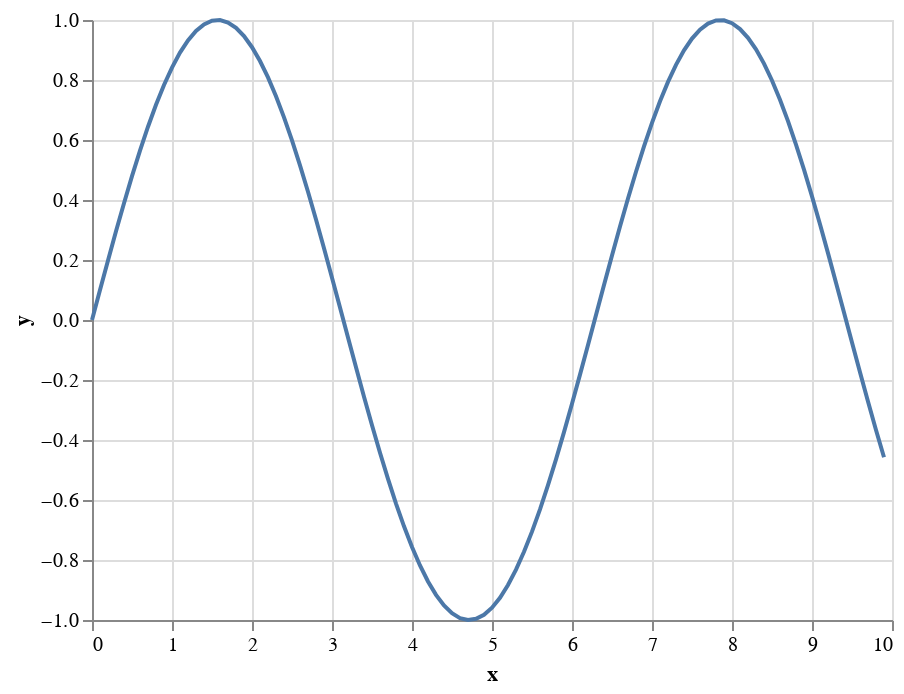

Notebook code for this chart:
### Code cell
alt.Chart(data).transform_calculate(
    y='sin(datum.x)'
).mark_line().encode(
    x='x:Q',
    y='y:Q',
)

### Figure 1 — Vega-Lite specification as saved in the notebook (floating-point values rounded to 4 significant figures)
{"config": {"view": {"continuousWidth": 400, "continuousHeight": 300}}, "data": {"sequence": {"start": 0, "stop": 10, "step": 0.1, "as": "x"}}, "mark": "line", "encoding": {"x": {"field": "x", "type": "quantitative"}, "y": {"field": "y", "type": "quantitative"}}, "transform": [{"calculate": "sin(datum.x)", "as": "y"}], "$schema": "https://vega.github.io/schema/vega-lite/v4.17.0.json"}
